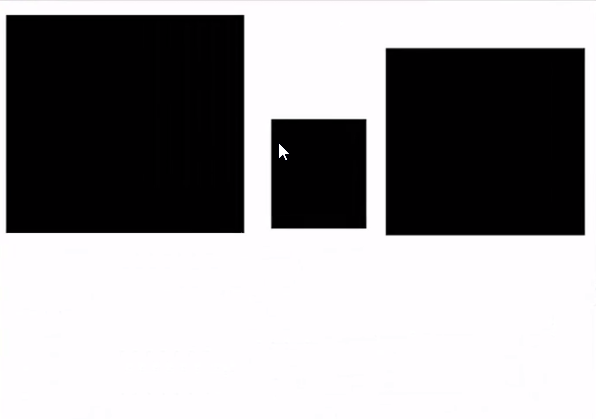
#> input picture images/313.png, 596 x 419 px; the run also reads 1 picture not shown here
$ jupyter execute --allow-errors '04 Image Segmentation.ipynb'   (Python 2 division)   (older library calls are emulated)
#> lines starting #> are read from the running program, lines starting #| are printed output that depends on the picture; after the words box and inside, x2 and y2 are one past the last pixel; in counts of white or black regions, pixels touching at a corner belong together
<h1>031 Segmentation and Contours</h1>

<h1>Contours</h1>

[cell 1]
import cv2
import numpy as np
image = cv2.imread('images/313.png')
#> image is the input picture: shape (419, 596, 3); mean B, G, R 153.8, 152.2, 153.8
cv2.imshow('Input Image', image)
cv2.waitKey(0)

#Grayscale
gray = cv2.cvtColor(image, cv2.COLOR_BGR2GRAY)

#Find Canny edges
edged = cv2.Canny(gray, 30, 200)
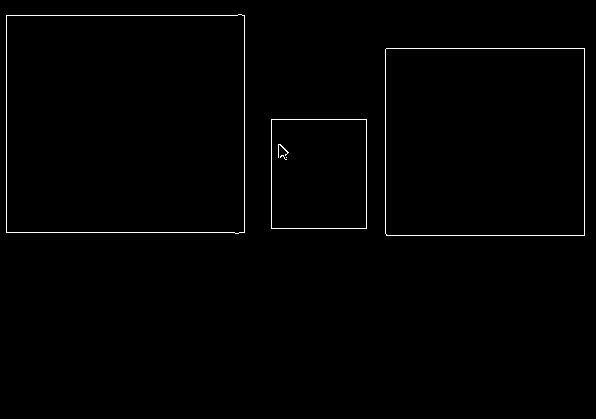
#> edged: shape (419, 596); 0.86% white in thin lines or dots, all inside (x1, y1, x2, y2) = (6, 14, 585, 236)
cv2.imshow('Canny Edges', edged)
cv2.waitKey(0)

#finding Contours
# Use a copy your image, eg. edge.copy(), since findContours alters the image
contours, hierarchy = cv2.findContours(edged, cv2.RETR_EXTERNAL, cv2.CHAIN_APPROX_SIMPLE)
#> contours = 3 contours; box (x1, y1, x2, y2) and area: (6, 14, 245, 234) 51654, (385, 48, 585, 236) 37211, (271, 119, 367, 229) 10355
cv2.imshow('Canny Edges After Contouring', edged)
cv2.waitKey(0)

print("Numper of Contours found = " + str(len(contours)))
#| Numper of Contours found = 3
print(contours)
#> (printed output is left out)
# Drow all contours
# Use '-1' as the 3rd parameter to draw all
cv2.drawContours(image, contours, -1, (0, 255, 0), 3)
#> image: shape (419, 596, 3); 4.17% of pixels changed, all inside (x1, y1, x2, y2) = (4, 12, 587, 238)

cv2.imshow('Contours', image)
cv2.waitKey(0)
cv2.destroyAllWindows()

[cell 2]
import cv2
import numpy as np
image = cv2.imread('images/317.png')
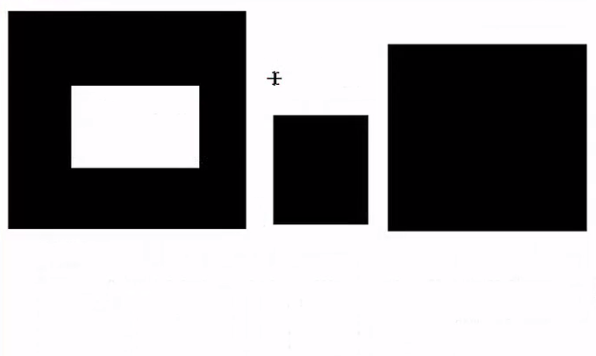
#> input picture images/317.png, 596 x 356 px
#> image is the input picture: shape (356, 596, 3); mean B, G, R 148.3, 146.8, 148.3
cv2.imshow('Input Image', image)
cv2.waitKey(0)

#Grayscale
gray = cv2.cvtColor(image, cv2.COLOR_BGR2GRAY)
#> gray: shape (356, 596)

#Find Canny edges
edged = cv2.Canny(gray, 30, 200)
#> edged: shape (356, 596); 1.2% white in thin lines or dots, all inside (x1, y1, x2, y2) = (8, 10, 587, 232)
cv2.imshow('Canny Edges', edged)
cv2.waitKey(0)

#finding Contours
# Use a copy your image, eg. edge.copy(), since findContours alters the image
contours, hierarchy = cv2.findContours(edged, cv2.RETR_EXTERNAL, cv2.CHAIN_APPROX_SIMPLE)
#> contours = 4 contours; box (x1, y1, x2, y2) and area: (8, 10, 247, 230) 51894, (387, 44, 587, 232) 37212, (273, 115, 369, 225) 10354, (266, 71, 282, 86) 32
cv2.imshow('Canny Edges After Contouring', edged)
cv2.waitKey(0)

print("Numper of Contours found = " + str(len(contours)))
#| Numper of Contours found = 4
print(contours)
#> (printed output is left out)
# Drow all contours
# Use '-1' as the 3rd parameter to draw all
cv2.drawContours(image, contours, -1, (0, 255, 0), 3)

cv2.imshow('Contours', image)
cv2.waitKey(0)
cv2.destroyAllWindows()

[cell 3]
import cv2
import numpy as np
image = cv2.imread('images/317.png')
cv2.imshow('Input Image', image)
cv2.waitKey(0)

#Grayscale
gray = cv2.cvtColor(image, cv2.COLOR_BGR2GRAY)

#Find Canny edges
edged = cv2.Canny(gray, 30, 200)
cv2.imshow('Canny Edges', edged)
cv2.waitKey(0)

#finding Contours
# Use a copy your image, eg. edge.copy(), since findContours alters the image
contours, hierarchy = cv2.findContours(edged, cv2.RETR_LIST, cv2.CHAIN_APPROX_SIMPLE)
#> contours = 11 contours, 2 with area under 20; largest, box (x1, y1, x2, y2) and area: (8, 10, 247, 230) 51894, (8, 10, 247, 230) 51892, (387, 44, 587, 232) 37212, (387, 44, 587, 232) 37210, (71, 85, 200, 169) 10496
cv2.imshow('Canny Edges After Contouring', edged)
cv2.waitKey(0)

print("Numper of Contours found = " + str(len(contours)))
#| Numper of Contours found = 11
print(contours)
#> (printed output is left out)
# Drow all contours
# Use '-1' as the 3rd parameter to draw all
cv2.drawContours(image, contours, -1, (0, 255, 0), 3)

cv2.imshow('Contours', image)
cv2.waitKey(0)
cv2.destroyAllWindows()

<h1>032 Sorting Contours</h1>

[cell 4]
import cv2
import numpy as np
image = cv2.imread('images/320.png')
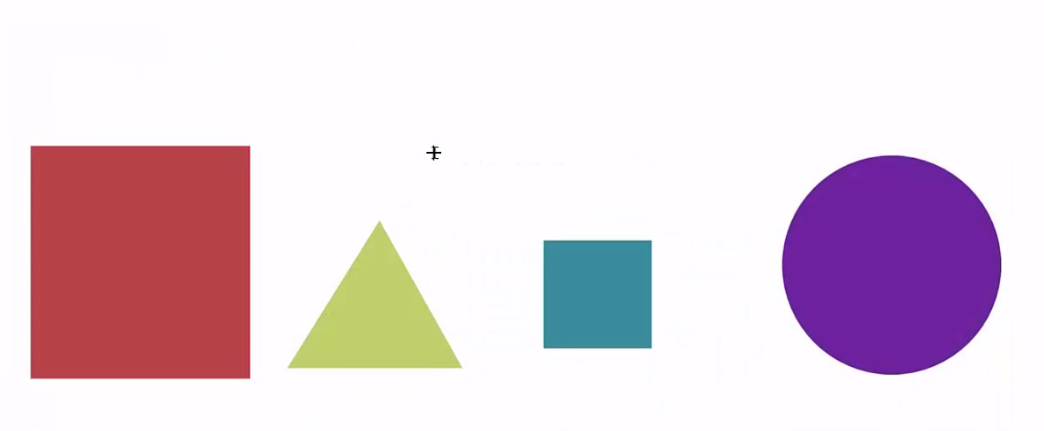
#> input picture images/320.png, 1044 x 431 px
#> image is the input picture: shape (431, 1044, 3); mean B, G, R 219.1, 208.9, 227.2
cv2.imshow('Input Image', image)
cv2.waitKey(0)

# Create a black image with same dimenstions as our loaded image
blank_image = np.zeros((image.shape[0], image.shape[1], 3))

#Create a copy of our original image
original_image = image

#Grayscale our image
gray = cv2.cvtColor(image, cv2.COLOR_BGR2GRAY)
#> gray: shape (431, 1044)

#Find Canny image
edged =  cv2.Canny(image, 50, 200)
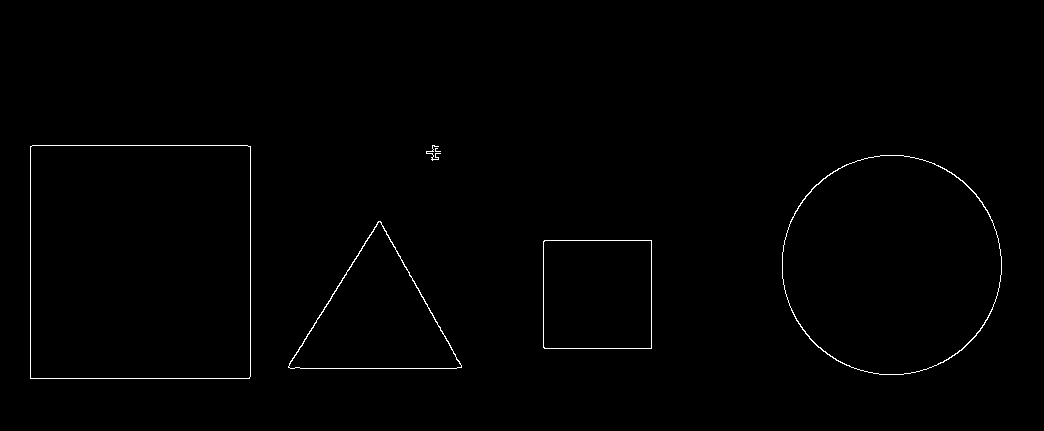
#> edged: shape (431, 1044); 0.63% white in thin lines or dots, all inside (x1, y1, x2, y2) = (30, 145, 1002, 379)
cv2.imshow('1- Canny Edges', edged)
cv2.waitKey(0)

# Find contours and print how many were found
contours, hierarchy = cv2.findContours(edged.copy(), cv2.RETR_EXTERNAL, cv2.CHAIN_APPROX_NONE)
#> contours = 6 contours, 2 with area under 20; largest, box (x1, y1, x2, y2) and area: (30, 145, 251, 379) 51254, (782, 155, 1002, 375) 37824, (288, 221, 462, 369) 13060, (543, 240, 652, 349) 11663
print('Numper of contours found = ', len(contours))
#| Numper of contours found =  6

#Draw all contours
cv2.drawContours(blank_image, contours, -1, (0, 255, 0), 3)
cv2.imshow('2- All Contours over blank image', blank_image)
cv2.waitKey(0)

#Draw all contours over blank image
cv2.drawContours(image, contours, -1, (0, 255, 0), 3)
#> image: shape (431, 1044, 3); 2.74% of pixels changed, all inside (x1, y1, x2, y2) = (28, 143, 1004, 381)
cv2.imshow('3- All Contours', image)

cv2.waitKey(0)
cv2.destroyAllWindows()

<h4>Let's now sort contours by area size</h4>

[cell 5]
import cv2
import numpy as np
image = cv2.imread('images/320.png')
orginal_image = image

# Function we'll use to display contour area
def get_contour_areas(contours):
    # returns the areas of all contours as list
    all_areas = []
    for cnt in contours:
        area = cv2.contourArea(cnt)
        all_areas.append(area)
#> this loop made 6 passes
#> area on passes 1, 2, 3, 6: 11663, 13060.5, 37824, 51254.5
#> after the loop, all_areas = [11663, 13060.5, 37824, 1, 8.5, 51254.5]
    return all_areas

#Grayscale our image
gray = cv2.cvtColor(image, cv2.COLOR_BGR2GRAY)

#Find Canny image
edged =  cv2.Canny(image, 50, 200)

# Find contours and print how many were found
contours, hierarchy = cv2.findContours(edged.copy(), cv2.RETR_EXTERNAL, cv2.CHAIN_APPROX_NONE)

# Print contours area before sorting
print "Contor Areas before sorting",
print get_contour_areas(contours)
#| [11663.0, 13060.5, 37824.0, 1.0, 8.5, 51254.5]

#sort contours large to small
sorted_contours = sorted(contours, key=cv2.contourArea, reverse=True)
#> sorted_contours has the same summary as contours
#sorted_contours = sorted(contours, key=cv2.contourArea, reverse=True)[:3]

print "Contor Areas after sorting",
print get_contour_areas(sorted_contours)
#> the loop in get_contour_areas (call 2), `for cnt in contours:` made 6 passes
#| [51254.5, 37824.0, 13060.5, 11663.0, 8.5, 1.0]

# Iterate over our contours and draw one at a time
for c in sorted_contours:
    cv2.drawContours(orginal_image, [c], -1, (0, 255,0), 3)
    cv2.waitKey(0)
    cv2.imshow('Contours by area', orginal_image)
#> this loop made 6 passes

cv2.waitKey(0)
cv2.destroyAllWindows()

<h4>Sorting contours from left to right </h4>

[cell 6]
import cv2
import numpy as np
image = cv2.imread('images/ct0.JPG')
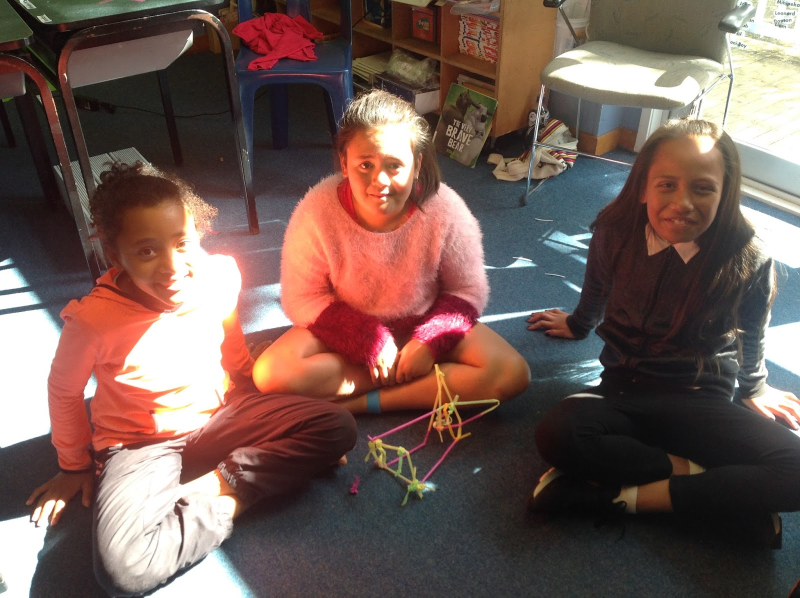
#> input picture images/ct0.JPG, 1600 x 1195 px (shown at 1/2 size)
#> image is the input picture: shape (1195, 1600, 3); mean B, G, R 85.1, 91.6, 114.9
orginal_image = image.copy()

# Function we'll use for sorting by position
def x_cord_contour(contours):
    #Returns the X cordinate for the contour centroid
    if cv2.contourArea(contours)>10:
        M = cv2.moments(contours)
        if (M['m00']) == 0 : M['m00'] = .01
        return(int(M['m10']/M['m00']))

def label_contour_center(image, c):
    #Places a red circle on the centers of contours
    M = cv2.moments(c)
    if (M['m00']) == 0 : M['m00'] = .01
    cx= int(M['m10']/M['m00'])
    cy= int(M['m01']/M['m00'])

    #Draw the contour number on the image
    cv2.circle(image, (cx, cy), 10, (0,0,255), -1)
    return image

#Grayscale our image
gray = cv2.cvtColor(image, cv2.COLOR_BGR2GRAY)
#> gray: shape (1195, 1600)

#Find Canny image
edged =  cv2.Canny(image, 50, 200)
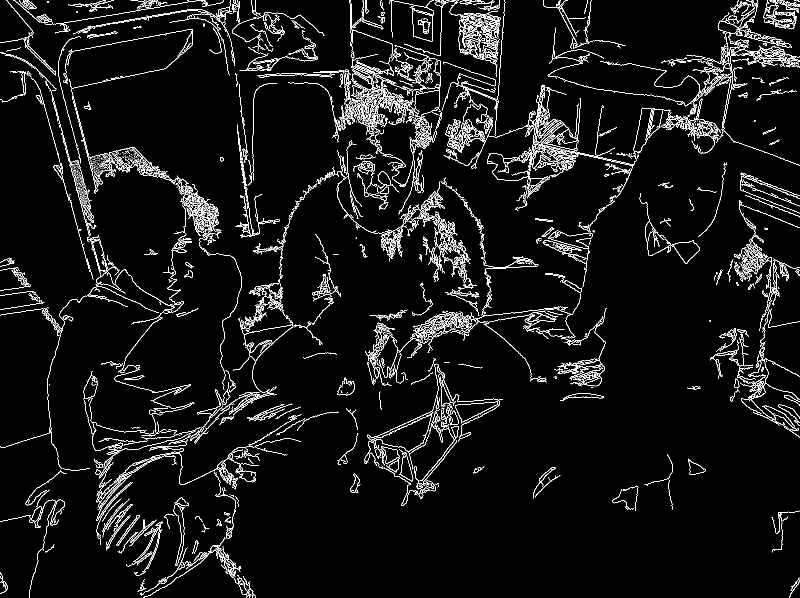
#> edged: shape (1195, 1600) (shown at 1/2 size); 5.1% white in thin lines or dots

# Find contours and print how many were found
contours, hierarchy = cv2.findContours(edged.copy(), cv2.RETR_EXTERNAL, cv2.CHAIN_APPROX_NONE)
#> contours = 1655 contours, 1311 with area under 20; largest, box (x1, y1, x2, y2) and area: (1064, 169, 1162, 335) 2078, (910, 803, 997, 847) 1719, (1267, 197, 1414, 306) 1302, (808, 0, 1001, 112) 978, (868, 440, 918, 508) 860

# computer Center of Mass or centroid and draw them on out image
for (i, c) in enumerate(contours):
    orig = label_contour_center(image, c)
#> this loop made 1655 passes
#> (cx in label_contour_center, cy in label_contour_center) on passes 1 to 3: (9, 1181), (7, 1169), (12, 1169)
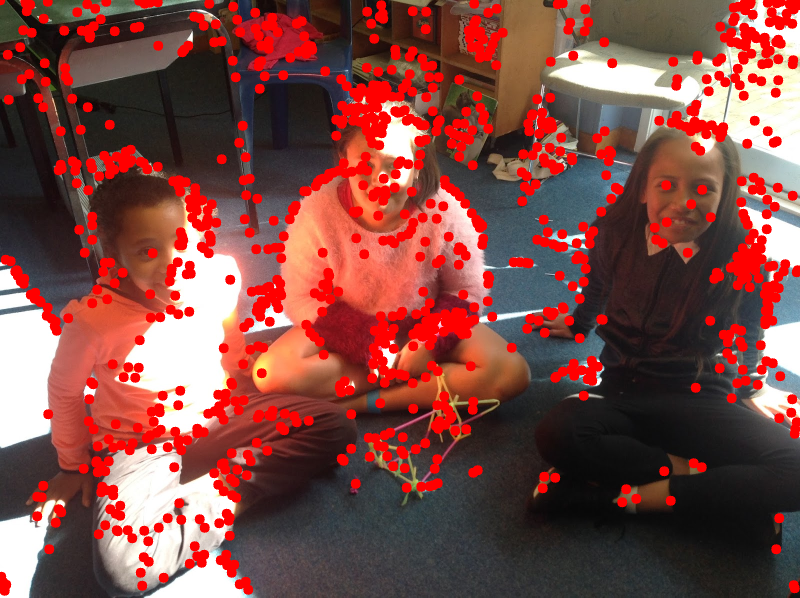
#> image: shape (1195, 1600, 3) (shown at 1/2 size); 14.35% of pixels changed, all inside (x1, y1, x2, y2) = (0, 0, 1600, 1192)

cv2.imshow('4- contour Center', image)
cv2.waitKey(0)

# Sort by left to right using our x_cord_contour function
#> (the rest of this cell did not finish here and is left out)


#labling contours left to right
for(i,c) in enumerate(contours_left_to_right):
    #cv2.drawContours(orginal_image, [c], -1, (0,0,255), 3)
    cv2.drawContours(image, [c], -1, (0,0,255), 3)
    M = cv2.moments(c)
    if (M['m00']) == 0 : M['m00'] = .01
    cx= int(M['m10']/M['m00'])
    cy= int(M['m01']/M['m00'])
    #cv2.putText(orginal_image, str(i+1), (cx-5,cy-5), cv2.FONT_HERSHEY_SIMPLEX, 1,(0, 255, 0), 2)
    cv2.putText(image, str(i+1), (cx-5,cy-5), cv2.FONT_HERSHEY_SIMPLEX, 1,(0, 255, 0), 2)
    #cv2.imshow('6- left to right contour ', orginal_image)
    cv2.imshow('6- left to right contour ', image)
    cv2.waitKey(0)
    (x, y, w, h) = cv2.boundingRect(c)

    #Let's now crop each contour and save these images
    cropped_contour = orginal_image[y:y+h, x:x+w]
    image_name = "images/32-contours/output_shape_number_" + str(i+1) + ".jpg"
    #print image_name
    cv2.imwrite(image_name, cropped_contour)

cv2.waitKey(0)
cv2.destroyAllWindows()

<h1>033 Approximating Contours and Finding their Convex Hull</h1>

[cell 7]
#########################################################################################################

#### 033 Approximating Contours and finding their convex hull
### cv2.approxPolyDP(input_contour, approximation accuracy, closed)
#### approximation accuracy - small value gives precise approximations, large values give more generi approximation
### a good rule of thumb is less than 5% for the contour perimeter
### Closed - a Boolean value that states whether the approximate contour should be open or closed
#########################################################################################################

import cv2
import numpy as np

## Load image and keep a copy
image = cv2.imread('images/330.png')
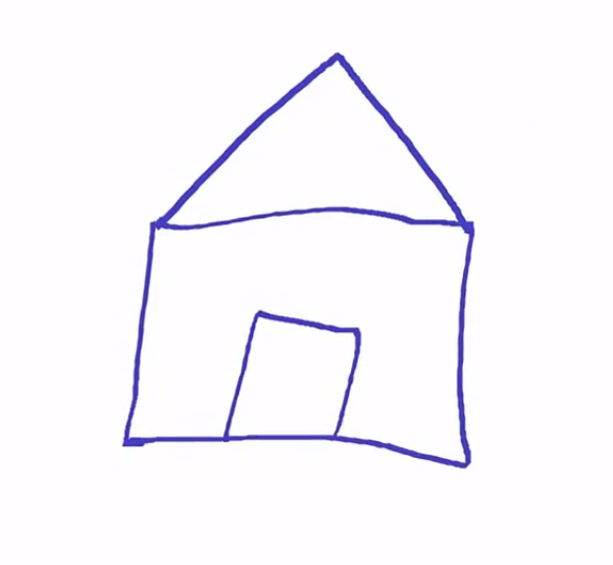
#> input picture images/330.png, 613 x 565 px
#> image is the input picture: shape (565, 613, 3); mean B, G, R 252.3, 246.9, 249.1
orig_image = image.copy()
cv2.imshow('Original Image', orig_image)
cv2.waitKey(0)

### Grayscale and binarize
gray = cv2.cvtColor(image, cv2.COLOR_BGR2GRAY)
#> gray: shape (565, 613)
ret, thresh = cv2.threshold(gray, 127, 255, cv2.THRESH_BINARY_INV)
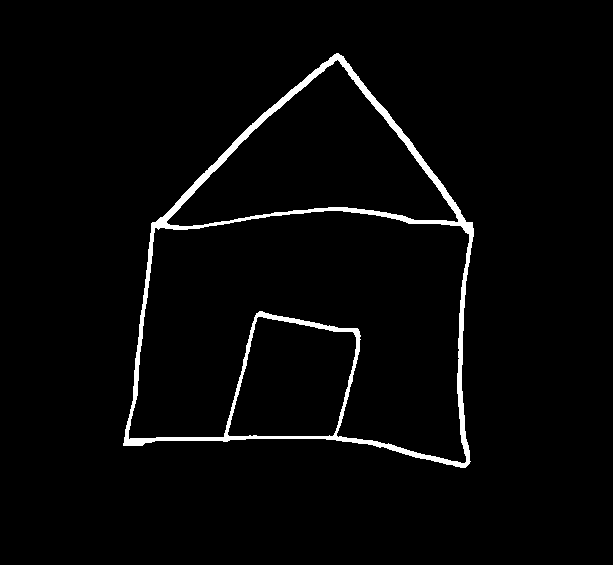
#> thresh: shape (565, 613); 2.7% white; 1 white region

### Find Contours
contours, hierarchy = cv2.findContours(thresh.copy(), cv2.RETR_LIST, cv2.CHAIN_APPROX_NONE)
#> contours = 4 contours; box (x1, y1, x2, y2) and area: (123, 53, 474, 468) 100405, (128, 210, 470, 464) 57706, (166, 59, 459, 227) 23387, (227, 316, 357, 437) 11883

### Iterate through each contour and compute the bounding rectangle
for c in contours:
    x, y, w, h = cv2.boundingRect(c)
    cv2.rectangle(orig_image, (x, y), (x + w, y + h), (0, 0, 255), 2)
    cv2.imshow('Bounding Rectangle', orig_image)
#> this loop made 4 passes
#> (x, y, w, h) on passes 1 to 4: (227, 316, 130, 121), (128, 210, 342, 254), (166, 59, 293, 168), (123, 53, 351, 415)
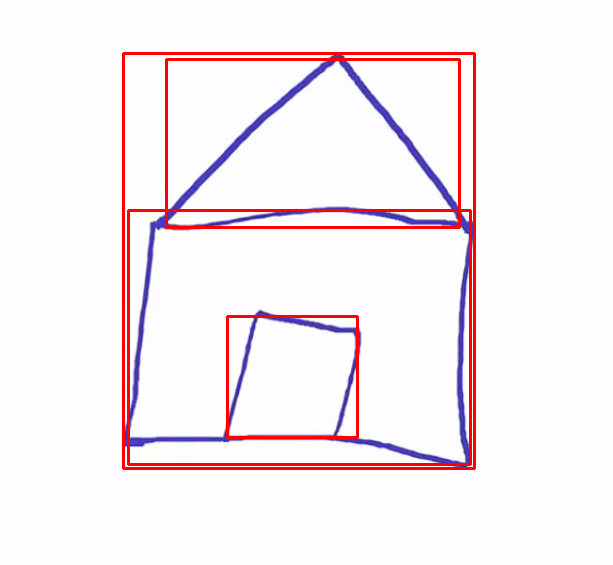
#> orig_image: shape (565, 613, 3); 3.58% of pixels changed, all inside (x1, y1, x2, y2) = (122, 52, 476, 470)

cv2.waitKey(0)
### Iterate through each contour and compute the approx. contour
for c in contours:
    ### Calculate accuracy as a percent of the contour perimeter
    accuracy = 0.01 * cv2.arcLength(c, True)  ### play with the decimal for accuracy
    approx = cv2.approxPolyDP(c, accuracy, True)  ### This is how we approximate contours
    cv2.drawContours(image, [approx], 0, (0, 255, 0), 2)
    cv2.imshow('Approx Poly DP', image)
#> this loop made 4 passes
#> accuracy on passes 1, 2, 4: 4.56, 14.02, 13.43
#> image: shape (565, 613, 3); 3.11% of pixels changed, all inside (x1, y1, x2, y2) = (122, 52, 474, 465)
#> (the rest of the program and of its run is left out)
